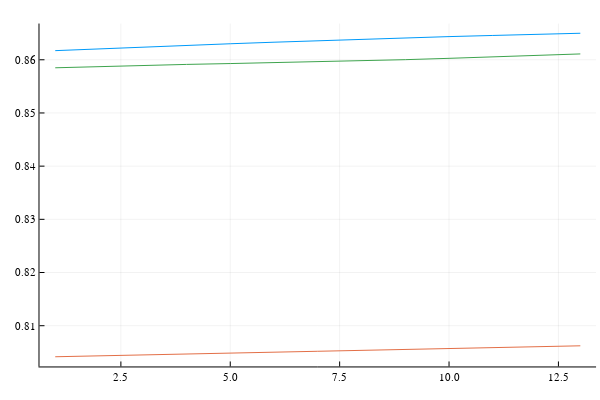

The notebook cell this image was saved under:
### Code cell
psb1 = plot(b'[1244:end,1], label = "", title="Spin-boson")
psb1 = plot!(bᵖᵒᵖ'[1244:end,1], label = "")
psb1 = plot!(bᴿᴹ'[1244:end,1], label = "")
#savefig(psb1, "Bloch1_spin-boson.pdf")
psb2 = plot(b'[1244:end,2], label = "")
psb2 = plot!(bᵖᵒᵖ'[1244:end,2], label = "")
psb2 = plot!(bᴿᴹ'[1244:end,2], label = "")
#savefig(psb2, "Bloch2_spin-boson.pdf")
psb3 = plot(b'[1244:end,3], label = "")
psb3 = plot!(bᵖᵒᵖ'[1244:end,3], label = "")
psb3 = plot!(bᴿᴹ'[1244:end,3], label = "")
#savefig(psb3, "Bloch3_spin-boson.pdf")

### Figure 1 — Plotly figure (JSON) as saved in the notebook; plotly's stock layout.template omitted (floating-point values rounded to 4 significant figures)
{"data": [{"colorbar": {"len": 0.9525, "title": "", "x": 0.9934, "y": 0.5139}, "legendgroup": "", "line": {"color": "rgba(0, 154, 250, 1.000)", "dash": "solid", "shape": "linear", "width": 1}, "mode": "lines", "name": "", "showlegend": false, "type": "scatter", "x": [1, 2, 3, 4, 5, 6, 7, 8, 9, 10, 11, 12, 13], "xaxis": "x", "y": [0.8617, 0.8621, 0.8624, 0.8627, 0.863, 0.8633, 0.8636, 0.8639, 0.8641, 0.8644, 0.8646, 0.8648, 0.865], "yaxis": "y"}, {"colorbar": {"len": 0.9525, "title": "", "x": 0.9934, "y": 0.5139}, "legendgroup": "", "line": {"color": "rgba(227, 111, 71, 1.000)", "dash": "solid", "shape": "linear", "width": 1}, "mode": "lines", "name": "", "showlegend": false, "type": "scatter", "x": [1, 2, 3, 4, 5, 6, 7, 8, 9, 10, 11, 12, 13], "xaxis": "x", "y": [0.8042, 0.8043, 0.8045, 0.8047, 0.8049, 0.805, 0.8052, 0.8054, 0.8055, 0.8057, 0.8059, 0.806, 0.8062], "yaxis": "y"}, {"colorbar": {"len": 0.9525, "title": "", "x": 0.9934, "y": 0.5139}, "legendgroup": "", "line": {"color": "rgba(62, 164, 78, 1.000)", "dash": "solid", "shape": "linear", "width": 1}, "mode": "lines", "name": "", "showlegend": false, "type": "scatter", "x": [1, 2, 3, 4, 5, 6, 7, 8, 9, 10, 11, 12, 13], "xaxis": "x", "y": [0.8585, 0.8587, 0.8589, 0.8591, 0.8593, 0.8594, 0.8596, 0.8598, 0.86, 0.8603, 0.8605, 0.8608, 0.8611], "yaxis": "y"}], "layout": {"annotations": [], "height": 400, "legend": {"bgcolor": "rgba(255, 255, 255, 1.000)", "bordercolor": "rgba(0, 0, 0, 1.000)", "borderwidth": 1, "font": {"color": "rgba(0, 0, 0, 1.000)", "family": "sans-serif", "size": 11}, "title": {"font": {"color": "rgba(0, 0, 0, 1.000)", "family": "sans-serif", "size": 15}, "text": ""}, "tracegroupgap": 0, "traceorder": "normal", "x": 1, "xanchor": "auto", "y": 1, "yanchor": "auto"}, "margin": {"b": 20, "l": 0, "r": 0, "t": 20}, "paper_bgcolor": "rgba(255, 255, 255, 1.000)", "plot_bgcolor": "rgba(255, 255, 255, 1.000)", "showlegend": true, "width": 600, "xaxis": {"anchor": "y", "domain": [0.06582, 0.9934], "gridcolor": "rgba(0, 0, 0, 0.100)", "gridwidth": 0.5, "linecolor": "rgba(0, 0, 0, 1.000)", "mirror": false, "range": [0.64, 13.36], "showgrid": true, "showline": true, "showticklabels": true, "tickangle": 0, "tickcolor": "rgb(0, 0, 0)", "tickfont": {"color": "rgba(0, 0, 0, 1.000)", "family": "sans-serif", "size": 11}, "tickmode": "array", "ticks": "inside", "ticktext": ["2.5", "5.0", "7.5", "10.0", "12.5"], "tickvals": [2.5, 5, 7.5, 10, 12.5], "title": "", "titlefont": {"color": "rgba(0, 0, 0, 1.000)", "family": "sans-serif", "size": 15}, "type": "-", "visible": true, "zeroline": false, "zerolinecolor": "rgba(0, 0, 0, 1.000)"}, "yaxis": {"anchor": "x", "domain": [0.03762, 0.9902], "gridcolor": "rgba(0, 0, 0, 0.100)", "gridwidth": 0.5, "linecolor": "rgba(0, 0, 0, 1.000)", "mirror": false, "range": [0.8023, 0.8668], "showgrid": true, "showline": true, "showticklabels": true, "tickangle": 0, "tickcolor": "rgb(0, 0, 0)", "tickfont": {"color": "rgba(0, 0, 0, 1.000)", "family": "sans-serif", "size": 11}, "tickmode": "array", "ticks": "inside", "ticktext": ["0.81", "0.82", "0.83", "0.84", "0.85", "0.86"], "tickvals": [0.81, 0.82, 0.83, 0.84, 0.85, 0.86], "title": "", "titlefont": {"color": "rgba(0, 0, 0, 1.000)", "family": "sans-serif", "size": 15}, "type": "-", "visible": true, "zeroline": false, "zerolinecolor": "rgba(0, 0, 0, 1.000)"}}}
